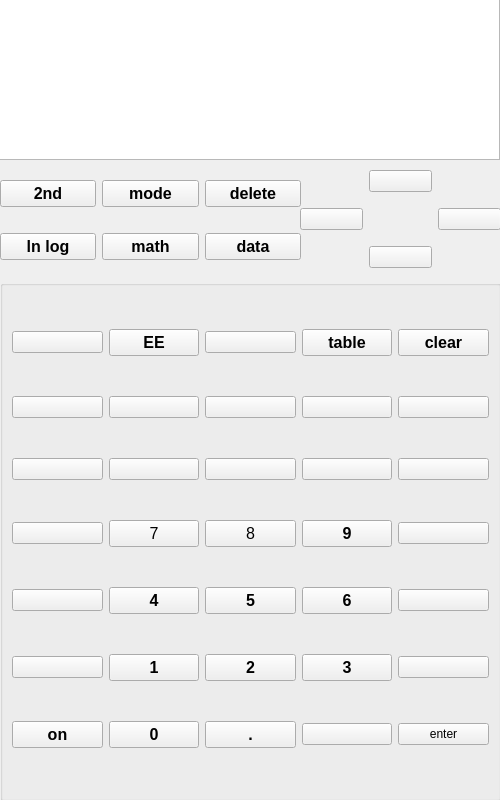
<?xml version="1.0" encoding="UTF-8"?>
<ui version="4.0">
 <class>MainWindow</class>
 <widget class="QMainWindow" name="MainWindow">
  <property name="geometry">
   <rect>
    <x>0</x>
    <y>0</y>
    <width>500</width>
    <height>800</height>
   </rect>
  </property>
  <property name="sizePolicy">
   <sizepolicy hsizetype="Preferred" vsizetype="Preferred">
    <horstretch>0</horstretch>
    <verstretch>0</verstretch>
   </sizepolicy>
  </property>
  <property name="minimumSize">
   <size>
    <width>500</width>
    <height>800</height>
   </size>
  </property>
  <property name="maximumSize">
   <size>
    <width>500</width>
    <height>800</height>
   </size>
  </property>
  <property name="windowTitle">
   <string>MainWindow</string>
  </property>
  <widget class="QWidget" name="centralwidget">
   <widget class="QGroupBox" name="gridGroupBox">
    <property name="geometry">
     <rect>
      <x>0</x>
      <y>280</y>
      <width>501</width>
      <height>521</height>
     </rect>
    </property>
    <layout class="QGridLayout" name="gridLayout">
     <property name="sizeConstraint">
      <enum>QLayout::SizeConstraint::SetDefaultConstraint</enum>
     </property>
     <item row="2" column="3">
      <widget class="QPushButton" name="rPara">
       <property name="text">
        <string/>
       </property>
       <property name="icon">
        <iconset>
         <normaloff>../../Downloads/SVG Files/rPara.svg</normaloff>../../Downloads/SVG Files/rPara.svg</iconset>
       </property>
       <property name="iconSize">
        <size>
         <width>48</width>
         <height>24</height>
        </size>
       </property>
      </widget>
     </item>
     <item row="0" column="2">
      <widget class="QPushButton" name="factorial">
       <property name="text">
        <string/>
       </property>
       <property name="icon">
        <iconset>
         <normaloff>../../Downloads/SVG Files/factorial.svg</normaloff>../../Downloads/SVG Files/factorial.svg</iconset>
       </property>
       <property name="iconSize">
        <size>
         <width>48</width>
         <height>24</height>
        </size>
       </property>
      </widget>
     </item>
     <item row="0" column="0">
      <widget class="QPushButton" name="expPower">
       <property name="text">
        <string/>
       </property>
       <property name="icon">
        <iconset>
         <normaloff>../../Downloads/SVG Files/exponent.svg</normaloff>../../Downloads/SVG Files/exponent.svg</iconset>
       </property>
       <property name="iconSize">
        <size>
         <width>48</width>
         <height>24</height>
        </size>
       </property>
      </widget>
     </item>
     <item row="3" column="2">
      <widget class="QPushButton" name="eight">
       <property name="font">
        <font>
         <pointsize>12</pointsize>
        </font>
       </property>
       <property name="text">
        <string>8</string>
       </property>
      </widget>
     </item>
     <item row="7" column="1">
      <widget class="QPushButton" name="zero">
       <property name="font">
        <font>
         <pointsize>12</pointsize>
         <bold>true</bold>
        </font>
       </property>
       <property name="text">
        <string>0</string>
       </property>
      </widget>
     </item>
     <item row="4" column="1">
      <widget class="QPushButton" name="four">
       <property name="font">
        <font>
         <pointsize>12</pointsize>
         <bold>true</bold>
        </font>
       </property>
       <property name="text">
        <string>4</string>
       </property>
      </widget>
     </item>
     <item row="1" column="3">
      <widget class="QPushButton" name="tan">
       <property name="text">
        <string/>
       </property>
       <property name="icon">
        <iconset>
         <normaloff>../../Downloads/SVG Files/tangent.svg</normaloff>../../Downloads/SVG Files/tangent.svg</iconset>
       </property>
       <property name="iconSize">
        <size>
         <width>48</width>
         <height>24</height>
        </size>
       </property>
      </widget>
     </item>
     <item row="2" column="0">
      <widget class="QPushButton" name="power">
       <property name="text">
        <string/>
       </property>
       <property name="icon">
        <iconset>
         <normaloff>../../Downloads/SVG Files/power.svg</normaloff>../../Downloads/SVG Files/power.svg</iconset>
       </property>
       <property name="iconSize">
        <size>
         <width>48</width>
         <height>24</height>
        </size>
       </property>
      </widget>
     </item>
     <item row="1" column="2">
      <widget class="QPushButton" name="cos">
       <property name="text">
        <string/>
       </property>
       <property name="icon">
        <iconset>
         <normaloff>../../Downloads/SVG Files/cosine.svg</normaloff>../../Downloads/SVG Files/cosine.svg</iconset>
       </property>
       <property name="iconSize">
        <size>
         <width>48</width>
         <height>24</height>
        </size>
       </property>
      </widget>
     </item>
     <item row="4" column="2">
      <widget class="QPushButton" name="five">
       <property name="font">
        <font>
         <pointsize>12</pointsize>
         <bold>true</bold>
        </font>
       </property>
       <property name="text">
        <string>5</string>
       </property>
      </widget>
     </item>
     <item row="4" column="0">
      <widget class="QPushButton" name="vars">
       <property name="text">
        <string/>
       </property>
       <property name="icon">
        <iconset>
         <normaloff>../../Downloads/SVG Files/Variables.svg</normaloff>../../Downloads/SVG Files/Variables.svg</iconset>
       </property>
       <property name="iconSize">
        <size>
         <width>64</width>
         <height>24</height>
        </size>
       </property>
      </widget>
     </item>
     <item row="7" column="4">
      <widget class="QPushButton" name="enter">
       <property name="text">
        <string>enter</string>
       </property>
      </widget>
     </item>
     <item row="0" column="4">
      <widget class="QPushButton" name="clear">
       <property name="font">
        <font>
         <pointsize>12</pointsize>
         <bold>true</bold>
        </font>
       </property>
       <property name="text">
        <string>clear</string>
       </property>
      </widget>
     </item>
     <item row="2" column="1">
      <widget class="QPushButton" name="frac">
       <property name="text">
        <string/>
       </property>
       <property name="icon">
        <iconset>
         <normaloff>../../Downloads/SVG Files/fraction.svg</normaloff>../../Downloads/SVG Files/fraction.svg</iconset>
       </property>
       <property name="iconSize">
        <size>
         <width>48</width>
         <height>24</height>
        </size>
       </property>
      </widget>
     </item>
     <item row="5" column="0">
      <widget class="QPushButton" name="storeVar">
       <property name="text">
        <string/>
       </property>
       <property name="icon">
        <iconset>
         <normaloff>../../Downloads/SVG Files/StoreVar.svg</normaloff>../../Downloads/SVG Files/StoreVar.svg</iconset>
       </property>
       <property name="iconSize">
        <size>
         <width>64</width>
         <height>24</height>
        </size>
       </property>
      </widget>
     </item>
     <item row="2" column="4">
      <widget class="QPushButton" name="times">
       <property name="text">
        <string/>
       </property>
       <property name="icon">
        <iconset>
         <normaloff>../../Downloads/SVG Files/times.svg</normaloff>../../Downloads/SVG Files/times.svg</iconset>
       </property>
       <property name="iconSize">
        <size>
         <width>64</width>
         <height>24</height>
        </size>
       </property>
      </widget>
     </item>
     <item row="1" column="0">
      <widget class="QPushButton" name="pi">
       <property name="text">
        <string/>
       </property>
       <property name="icon">
        <iconset>
         <normaloff>../../Downloads/SVG Files/Pi.svg</normaloff>../../Downloads/SVG Files/Pi.svg</iconset>
       </property>
       <property name="iconSize">
        <size>
         <width>48</width>
         <height>24</height>
        </size>
       </property>
      </widget>
     </item>
     <item row="2" column="2">
      <widget class="QPushButton" name="lPara">
       <property name="text">
        <string/>
       </property>
       <property name="icon">
        <iconset>
         <normaloff>../../Downloads/SVG Files/Lpara.svg</normaloff>../../Downloads/SVG Files/Lpara.svg</iconset>
       </property>
       <property name="iconSize">
        <size>
         <width>48</width>
         <height>24</height>
        </size>
       </property>
      </widget>
     </item>
     <item row="5" column="2">
      <widget class="QPushButton" name="two">
       <property name="font">
        <font>
         <pointsize>12</pointsize>
         <bold>true</bold>
        </font>
       </property>
       <property name="text">
        <string>2</string>
       </property>
      </widget>
     </item>
     <item row="7" column="2">
      <widget class="QPushButton" name="decimal">
       <property name="font">
        <font>
         <pointsize>12</pointsize>
         <bold>true</bold>
        </font>
       </property>
       <property name="text">
        <string>.</string>
       </property>
      </widget>
     </item>
     <item row="7" column="0">
      <widget class="QPushButton" name="on">
       <property name="font">
        <font>
         <pointsize>12</pointsize>
         <bold>true</bold>
        </font>
       </property>
       <property name="text">
        <string>on</string>
       </property>
      </widget>
     </item>
     <item row="3" column="0">
      <widget class="QPushButton" name="square">
       <property name="text">
        <string/>
       </property>
       <property name="icon">
        <iconset>
         <normaloff>../../Downloads/SVG Files/square.svg</normaloff>../../Downloads/SVG Files/square.svg</iconset>
       </property>
       <property name="iconSize">
        <size>
         <width>64</width>
         <height>24</height>
        </size>
       </property>
      </widget>
     </item>
     <item row="0" column="3">
      <widget class="QPushButton" name="table">
       <property name="font">
        <font>
         <pointsize>12</pointsize>
         <bold>true</bold>
        </font>
       </property>
       <property name="text">
        <string>table</string>
       </property>
       <property name="iconSize">
        <size>
         <width>48</width>
         <height>16</height>
        </size>
       </property>
      </widget>
     </item>
     <item row="5" column="3">
      <widget class="QPushButton" name="three">
       <property name="font">
        <font>
         <pointsize>12</pointsize>
         <bold>true</bold>
        </font>
       </property>
       <property name="text">
        <string>3</string>
       </property>
      </widget>
     </item>
     <item row="4" column="4">
      <widget class="QPushButton" name="add">
       <property name="text">
        <string/>
       </property>
       <property name="icon">
        <iconset>
         <normaloff>../../Downloads/SVG Files/plus.svg</normaloff>../../Downloads/SVG Files/plus.svg</iconset>
       </property>
       <property name="iconSize">
        <size>
         <width>64</width>
         <height>24</height>
        </size>
       </property>
      </widget>
     </item>
     <item row="4" column="3">
      <widget class="QPushButton" name="six">
       <property name="font">
        <font>
         <pointsize>12</pointsize>
         <bold>true</bold>
        </font>
       </property>
       <property name="text">
        <string>6</string>
       </property>
      </widget>
     </item>
     <item row="0" column="1">
      <widget class="QPushButton" name="sigdigit">
       <property name="minimumSize">
        <size>
         <width>24</width>
         <height>24</height>
        </size>
       </property>
       <property name="font">
        <font>
         <pointsize>12</pointsize>
         <bold>true</bold>
        </font>
       </property>
       <property name="text">
        <string>EE</string>
       </property>
       <property name="iconSize">
        <size>
         <width>24</width>
         <height>24</height>
        </size>
       </property>
      </widget>
     </item>
     <item row="7" column="3">
      <widget class="QPushButton" name="neg">
       <property name="text">
        <string/>
       </property>
       <property name="icon">
        <iconset>
         <normaloff>../../Downloads/SVG Files/Negative.svg</normaloff>../../Downloads/SVG Files/Negative.svg</iconset>
       </property>
       <property name="iconSize">
        <size>
         <width>64</width>
         <height>24</height>
        </size>
       </property>
      </widget>
     </item>
     <item row="1" column="4">
      <widget class="QPushButton" name="div">
       <property name="text">
        <string/>
       </property>
       <property name="icon">
        <iconset>
         <normaloff>../../Downloads/SVG Files/division.svg</normaloff>../../Downloads/SVG Files/division.svg</iconset>
       </property>
       <property name="iconSize">
        <size>
         <width>48</width>
         <height>24</height>
        </size>
       </property>
      </widget>
     </item>
     <item row="3" column="1">
      <widget class="QPushButton" name="seven">
       <property name="font">
        <font>
         <pointsize>12</pointsize>
        </font>
       </property>
       <property name="text">
        <string>7</string>
       </property>
      </widget>
     </item>
     <item row="3" column="4">
      <widget class="QPushButton" name="sub">
       <property name="text">
        <string/>
       </property>
       <property name="icon">
        <iconset>
         <normaloff>../../Downloads/SVG Files/subtract.svg</normaloff>../../Downloads/SVG Files/subtract.svg</iconset>
       </property>
       <property name="iconSize">
        <size>
         <width>64</width>
         <height>24</height>
        </size>
       </property>
      </widget>
     </item>
     <item row="3" column="3">
      <widget class="QPushButton" name="nine">
       <property name="font">
        <font>
         <pointsize>12</pointsize>
         <bold>true</bold>
        </font>
       </property>
       <property name="text">
        <string>9</string>
       </property>
      </widget>
     </item>
     <item row="1" column="1">
      <widget class="QPushButton" name="sin">
       <property name="text">
        <string/>
       </property>
       <property name="icon">
        <iconset>
         <normaloff>../../Downloads/SVG Files/sine.svg</normaloff>../../Downloads/SVG Files/sine.svg</iconset>
       </property>
       <property name="iconSize">
        <size>
         <width>48</width>
         <height>24</height>
        </size>
       </property>
      </widget>
     </item>
     <item row="5" column="4">
      <widget class="QPushButton" name="approx">
       <property name="text">
        <string/>
       </property>
       <property name="icon">
        <iconset>
         <normaloff>../../Downloads/SVG Files/approx.svg</normaloff>../../Downloads/SVG Files/approx.svg</iconset>
       </property>
       <property name="iconSize">
        <size>
         <width>64</width>
         <height>24</height>
        </size>
       </property>
      </widget>
     </item>
     <item row="5" column="1">
      <widget class="QPushButton" name="one">
       <property name="font">
        <font>
         <pointsize>12</pointsize>
         <bold>true</bold>
        </font>
       </property>
       <property name="text">
        <string>1</string>
       </property>
      </widget>
     </item>
    </layout>
   </widget>
   <widget class="QWidget" name="gridLayoutWidget_2">
    <property name="geometry">
     <rect>
      <x>0</x>
      <y>160</y>
      <width>301</width>
      <height>121</height>
     </rect>
    </property>
    <layout class="QGridLayout" name="gridLayout_2">
     <item row="1" column="0">
      <widget class="QPushButton" name="ln_Log">
       <property name="font">
        <font>
         <pointsize>12</pointsize>
         <bold>true</bold>
        </font>
       </property>
       <property name="text">
        <string>ln log</string>
       </property>
      </widget>
     </item>
     <item row="0" column="0">
      <widget class="QPushButton" name="second">
       <property name="font">
        <font>
         <pointsize>12</pointsize>
         <bold>true</bold>
        </font>
       </property>
       <property name="text">
        <string>2nd</string>
       </property>
      </widget>
     </item>
     <item row="1" column="2">
      <widget class="QPushButton" name="data">
       <property name="font">
        <font>
         <pointsize>12</pointsize>
         <bold>true</bold>
        </font>
       </property>
       <property name="text">
        <string>data</string>
       </property>
      </widget>
     </item>
     <item row="0" column="2">
      <widget class="QPushButton" name="delete_2">
       <property name="font">
        <font>
         <pointsize>12</pointsize>
         <bold>true</bold>
        </font>
       </property>
       <property name="text">
        <string>delete</string>
       </property>
      </widget>
     </item>
     <item row="0" column="1">
      <widget class="QPushButton" name="mode">
       <property name="font">
        <font>
         <pointsize>12</pointsize>
         <bold>true</bold>
        </font>
       </property>
       <property name="text">
        <string>mode</string>
       </property>
      </widget>
     </item>
     <item row="1" column="1">
      <widget class="QPushButton" name="math">
       <property name="font">
        <font>
         <pointsize>12</pointsize>
         <bold>true</bold>
        </font>
       </property>
       <property name="text">
        <string>math</string>
       </property>
      </widget>
     </item>
    </layout>
   </widget>
   <widget class="QWidget" name="gridLayoutWidget_3">
    <property name="geometry">
     <rect>
      <x>300</x>
      <y>160</y>
      <width>201</width>
      <height>121</height>
     </rect>
    </property>
    <layout class="QGridLayout" name="gridLayout_3">
     <item row="2" column="2">
      <widget class="QPushButton" name="goRight">
       <property name="text">
        <string/>
       </property>
       <property name="icon">
        <iconset theme="QIcon::ThemeIcon::GoNext"/>
       </property>
      </widget>
     </item>
     <item row="3" column="1">
      <widget class="QPushButton" name="goDown">
       <property name="text">
        <string/>
       </property>
       <property name="icon">
        <iconset theme="go-down"/>
       </property>
      </widget>
     </item>
     <item row="2" column="1">
      <spacer name="horizontalSpacer">
       <property name="orientation">
        <enum>Qt::Orientation::Horizontal</enum>
       </property>
       <property name="sizeType">
        <enum>QSizePolicy::Policy::Preferred</enum>
       </property>
       <property name="sizeHint" stdset="0">
        <size>
         <width>30</width>
         <height>20</height>
        </size>
       </property>
      </spacer>
     </item>
     <item row="2" column="0">
      <widget class="QPushButton" name="goLeft">
       <property name="text">
        <string/>
       </property>
       <property name="icon">
        <iconset theme="QIcon::ThemeIcon::GoPrevious"/>
       </property>
      </widget>
     </item>
     <item row="1" column="1">
      <widget class="QPushButton" name="goUp">
       <property name="text">
        <string/>
       </property>
       <property name="icon">
        <iconset theme="QIcon::ThemeIcon::GoUp"/>
       </property>
      </widget>
     </item>
    </layout>
   </widget>
   <widget class="QWidget" name="verticalLayoutWidget">
    <property name="geometry">
     <rect>
      <x>-1</x>
      <y>-1</y>
      <width>501</width>
      <height>161</height>
     </rect>
    </property>
    <layout class="QVBoxLayout" name="verticalLayout">
     <item>
      <widget class="QTextBrowser" name="textBrowser"/>
     </item>
    </layout>
   </widget>
  </widget>
 </widget>
 <tabstops>
  <tabstop>expPower</tabstop>
  <tabstop>pi</tabstop>
  <tabstop>on</tabstop>
  <tabstop>sub</tabstop>
  <tabstop>vars</tabstop>
  <tabstop>square</tabstop>
  <tabstop>clear</tabstop>
  <tabstop>enter</tabstop>
  <tabstop>add</tabstop>
  <tabstop>div</tabstop>
  <tabstop>sigdigit</tabstop>
  <tabstop>sin</tabstop>
  <tabstop>four</tabstop>
  <tabstop>seven</tabstop>
  <tabstop>nine</tabstop>
  <tabstop>neg</tabstop>
  <tabstop>six</tabstop>
  <tabstop>table</tabstop>
  <tabstop>five</tabstop>
  <tabstop>eight</tabstop>
  <tabstop>decimal</tabstop>
  <tabstop>cos</tabstop>
  <tabstop>factorial</tabstop>
  <tabstop>lPara</tabstop>
  <tabstop>rPara</tabstop>
  <tabstop>times</tabstop>
  <tabstop>frac</tabstop>
  <tabstop>power</tabstop>
  <tabstop>three</tabstop>
  <tabstop>two</tabstop>
  <tabstop>storeVar</tabstop>
  <tabstop>second</tabstop>
  <tabstop>ln_Log</tabstop>
  <tabstop>data</tabstop>
  <tabstop>delete_2</tabstop>
  <tabstop>mode</tabstop>
  <tabstop>math</tabstop>
  <tabstop>goRight</tabstop>
  <tabstop>goLeft</tabstop>
  <tabstop>goUp</tabstop>
  <tabstop>goDown</tabstop>
 </tabstops>
 <resources>
  <include location="../../Downloads/SVG Files/approx.svg"/>
 </resources>
 <connections/>
</ui>
